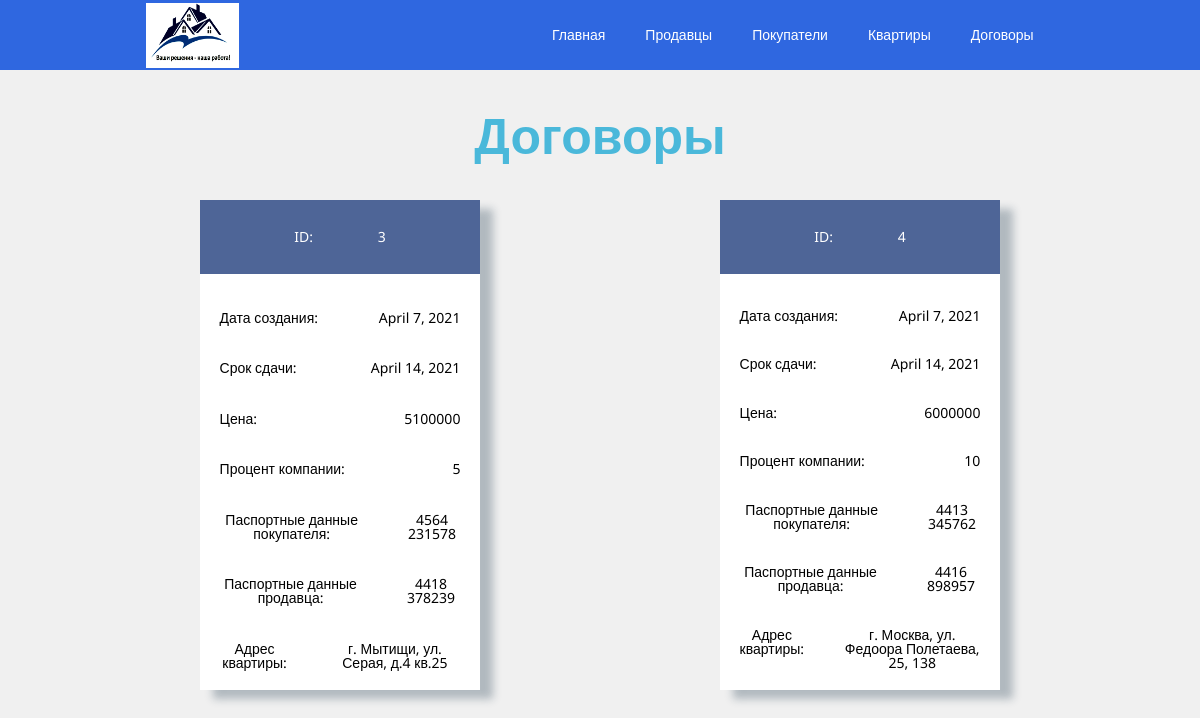
Page /contract_view/ on the committed database.
### main/models.py (models this page shows, shortened)
class Contract(models.Model):
    id_contract = models.AutoField(blank=False, primary_key=True)
    id_buyer = models.ForeignKey(Buyer, on_delete = models.CASCADE, blank=False)
    id_seller = models.ForeignKey(Seller, on_delete = models.CASCADE, blank=False)
    id_fl = models.ForeignKey(Flat, on_delete=models.CASCADE, blank=False)
    time_to_sale = models.DateField(blank=False)
    coast = models.IntegerField(blank=False)
    proc_for_comp = models.IntegerField(blank=False)
    time_create = models.DateField(auto_now_add=True, blank=False)

class Klient(models.Model):
    id_kl = models.AutoField(blank=False, primary_key=True)
    fio = models.CharField(max_length=100, blank=False)
    bd = models.DateField(blank=False)
    phone = models.CharField(max_length=11, blank=False)
    mail = models.CharField(max_length=100, blank=False)
    pasp_seria = models.CharField(max_length=4,blank=False)
    pasp_nomer = models.CharField(max_length=6, blank=False)

class Flat(models.Model):
    id_fl = models.AutoField(blank=False, primary_key=True)
    coast = models.IntegerField(blank=False)
    descr = models.TextField(blank=False)
    rooms = models.IntegerField(blank=False)
    adress = models.CharField(max_length=150, blank=False)
    square_f = models.IntegerField(blank=False)
    id_seller = models.ForeignKey(Seller, on_delete=models.CASCADE, blank=False, null=True)
    status = models.CharField(max_length=10, blank=False)

### main/views.py (the view)
# urls.py: path('contract_view/', ContractView.as_view(), name='view_contract_url'),
class ContractView(View):
    def get(self,request):
        contract =Contract.objects.all()#SELECT * FROM Contract
        klient = Klient.objects.all()#SELECT * FROM Klient
        flat = Flat.objects.all()#SELECT * FROM Flat
        return render(request, 'main/contract_view.html', context={'contract': contract, 'klient': klient, 'flat': flat})

### main/templatetags/main_get_filter.py (called while the page is built)
@register.filter
def get_buyer_pseria(model_info, obj_id):
    p_seria_b = get_p_data('id_buyer', obj_id, 'серия')
    return p_seria_b

@register.filter
def get_buyer_pnomer(model_info, obj_id):
    p_nomer_b = get_p_data('id_buyer', obj_id, 'номер')
    return p_nomer_b

@register.filter
def get_seller_pseria(model_info, obj_id):
    p_seria_s = get_p_data('id_seller', obj_id, 'серия')
    return p_seria_s

@register.filter
def get_seller_pnomer(model_info, obj_id):
    p_nomer_s = get_p_data('id_seller', obj_id, 'номер')
    return p_nomer_s

@register.filter
def get_adress(flat, obj_id):
    contr_list = Contract.objects.values('id_contract', 'id_fl')
    for contr in contr_list:
        if obj_id == contr['id_contract']:
            id_f = contr['id_fl']
    adress = Flat.objects.get(id_fl=id_f).adress
    return adress

### main/templates/main/contract_view.html (shortened to what this page needs)
{% extends 'base.html' %}
{% load main_get_filter %}
{% block content %}
    <div class="container">
        <div class="contr_title_block">
            Договоры
        </div>
        <div class="contr_block">
            {% for c in contract %}
                <div class="contr_card">
                    <div class="contr_id">
                        <p class="c_title">
                            ID:
                        </p>
                        <p class="c_cont">
                            {{ c.id_contract }}
                        </p>
                    </div>
                    <div class="contr_tcr">
                        <div class="">
                            Дата создания:
                        </div>
                        <div class="c_cont">
                            {{ c.time_create }}
                        </div>
                    </div>
                    <div class="contr_tsale">
                        <div class="">
                            Срок сдачи:
                        </div>
                        <div class="c_cont">
                            {{ c.time_to_sale }}
                        </div>
                    </div>
                    <div class="contr_coast">
                        <div class="">
                            Цена:
                        </div>
                        <div class="c_cont">
                            {{ c.coast }}
                        </div>
                    </div>
                    <div class="contr_proc">
                        <div class="">
                            Процент компании:
                        </div>
                        <div class="c_cont">
                            {{ c.proc_for_comp }}
                        </div>
                    </div>
                    <div class="contr_buyer">
                        <div class="">
                            Паспортные данные покупателя:
                        </div>
                        <div class="c_cont">
                            {{ contract|get_buyer_pseria:c.id_contract }} {{ contract|get_buyer_pnomer:c.id_contract }}
                        </div>
                    </div>
                    <div class="contr_seller">
                        <div class="">
                            Паспортные данные продавца:
                        </div>
                        <div class="c_cont">
                            {{ contract|get_seller_pseria:c.id_contract }} {{ contract|get_seller_pnomer:c.id_contract }}
                        </div>
                    </div>
                    <div class="contr_adress">
                        <div class="">
                            Адрес квартиры:
                        </div>
                        <div class="c_cont">
                            {{ flat|get_adress:c.id_contract }}
                        </div>
                    </div>
                </div>
            {% endfor %}
        </div>
    </div>
{% endblock %}

### main/static/css/style.css (style rules this page uses)
* { padding: 0; margin: 0; border: 0; }
*,*:before,*:after { -moz-box-sizing: border-box; -webkit-box-sizing: border-box; box-sizing: border-box; }
html,body { height: 100%; width: 100%; font-size: 100%; line-height: 1; font-size: 14px; -ms-text-size-adjust: 100%; -moz-text-size-adjust: 100%; -webkit-text-size-adjust: 100%; }
body { font-family: 'Noto Sans', sans-serif; background-color: rgba(240, 240, 240, 0.938); }
.container { width: 90%; margin: 0 auto; padding: 20px; text-align: center; }
.contr_title_block { text-align: center; font-size: 50px; font-weight: bold; padding: 20px 0 40px; color: rgb(74, 184, 218); }
.contr_block { display: flex; flex-direction: row; flex-wrap: wrap; justify-content: space-around; }
.contr_card { background-color: white; display: flex; flex-direction: column; justify-content: space-between; height: 490px; width: 27%; margin-bottom: 65px; box-shadow: 13px 9px 8px 0px rgba(34, 60, 80, 0.3); }
.contr_card div { display: flex; flex-direction: row; justify-content: space-between; }
.contr_card div div { margin: 0 20px; }
.contr_card :first-child { justify-content: space-evenly; }
.contr_id { background-color: rgba(14, 46, 114, 0.733); color: white; padding: 30px; }
.contr_adress { padding-bottom: 20px; }

### rows in the picture
Contract: id_contract "3", time_create "April 7, 2021", time_to_sale "April 14, 2021", coast "5100000", proc_for_comp "5", id_contract.pasp_seria "4564", id_contract.pasp_nomer "231578", id_contract.id_kl "4418", id_contract.id_kl "378239", id_contract.adress "г. Мытищи, ул. Серая, д.4 кв.25"
Contract: id_contract "4", time_create "April 7, 2021", time_to_sale "April 14, 2021", coast "6000000", proc_for_comp "10", id_contract.id_kl "4413", id_contract.id_kl "345762", id_contract.id_kl "4416", id_contract.id_kl "898957", id_contract.adress "г. Москва, ул. Федоора Полетаева, 25, 138"
